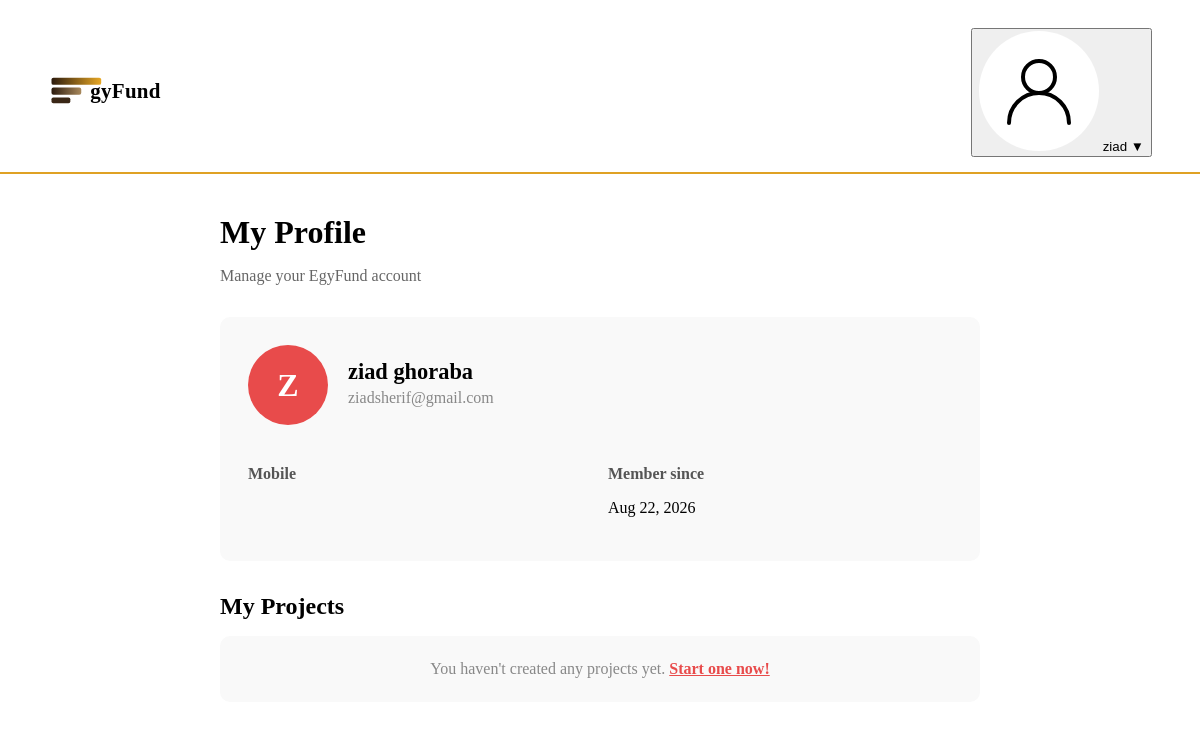
Before: /users/profile/ (signed in) with the older database file.
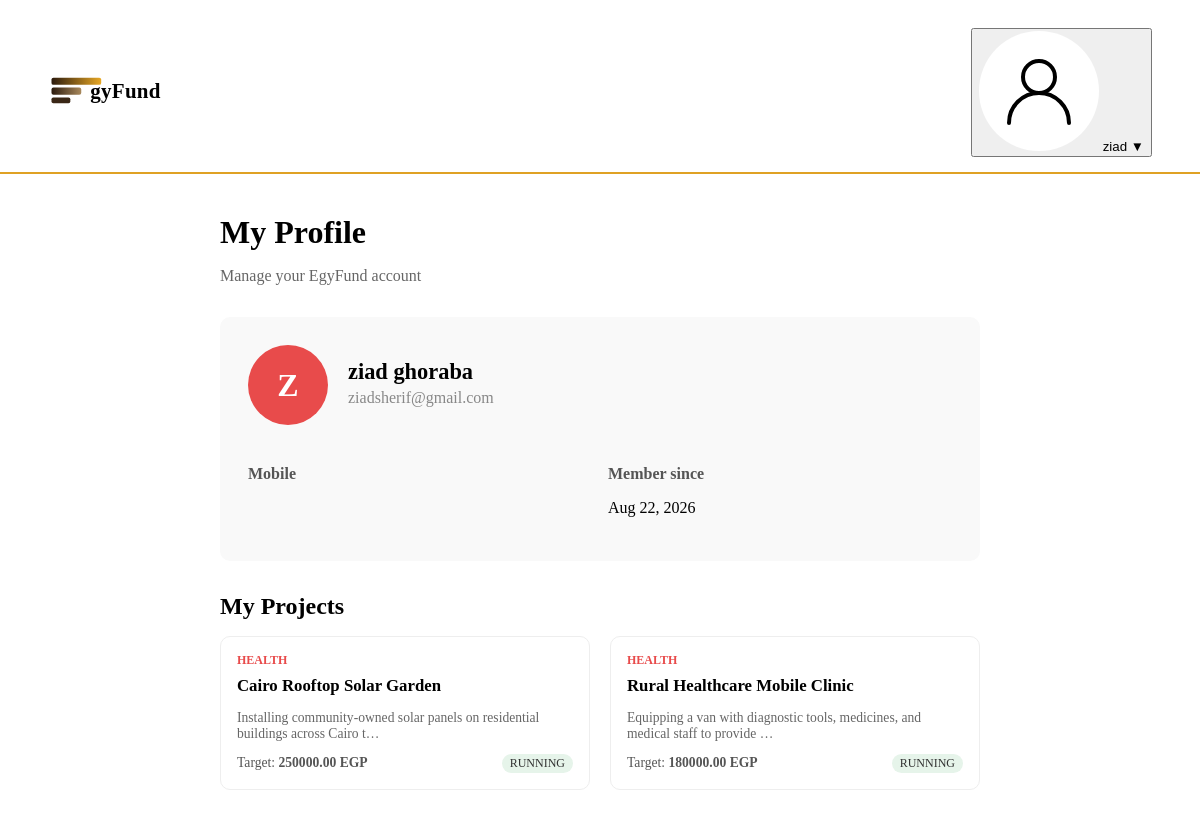
After: the same page with the newer database file.
### projects/models.py (models this page shows, shortened)
class Project(models.Model):
    class Status(models.TextChoices):
        DRAFT = "DRAFT", "Draft"
        RUNNING = "RUNNING", "Running"
        COMPLETED = "COMPLETED", "Completed"
        CANCELLED = "CANCELLED", "Cancelled"
    owner = models.ForeignKey(
        settings.AUTH_USER_MODEL,
        on_delete=models.CASCADE,
        related_name="projects"
    )
    category = models.ForeignKey(
        Category,
        on_delete=models.PROTECT,
        related_name="projects"
    )
    title = models.CharField(
        max_length=255
    )
    details = models.TextField()
    target_amount = models.DecimalField(
        max_digits=12,
        decimal_places=2
    )
    start_at = models.DateTimeField()
    end_at = models.DateTimeField()
    status = models.CharField(
        max_length=20,
        choices=Status.choices,
        default=Status.DRAFT
    )
    is_featured = models.BooleanField(
        default=False
    )
    cancelled_at = models.DateTimeField(
        blank=True,
        null=True
    )
    tags = models.ManyToManyField(
        Tag,
        through="ProjectTag",
        related_name="projects"
    )
    created_at = models.DateTimeField(
        auto_now_add=True
    )
    updated_at = models.DateTimeField(
        auto_now=True
    )

class Category(models.Model):
    name = models.CharField(
        max_length=100,
        unique=True
    )

### users/views.py (the view)
# urls.py: path('profile/', views.profile_view, name='profile'),
@login_required(login_url='/users/login/')
def profile_view(request):
    user = request.user
    user_projects = user.projects.all()
    context = {
        'user': user,
        'user_projects': user_projects,
    }
    return render(request, 'users/profile.html', context)

### users/templates/users/profile.html (shortened to what the changed rows need)
﻿{% load static %}
<!DOCTYPE html>
<html lang="en" dir="ltr">
<head>
    <link rel="stylesheet" href="{% static 'css/base/reset.css' %}">
    <link rel="stylesheet" href="{% static 'css/layout/header.css' %}">
    <link rel="stylesheet" href="{% static 'css/layout/footer.css' %}">
    <link rel="stylesheet" href="{% static 'css/pages/home.css' %}">
</head>
<body>
    <main style="max-width: 800px; margin: 40px auto; padding: 0 20px;">
        <h1 style="margin-bottom: 8px;">My Profile</h1>
        <section style="background: #f9f9f9; border-radius: 10px; padding: 28px; margin-bottom: 32px;">
            <div style="display: flex; align-items: center; gap: 20px; margin-bottom: 24px;">
                <div>
                    <h2 style="margin: 0; font-size: 1.4rem;">{{ user.first_name }} {{ user.last_name }}</h2>
                </div>
            </div>
        </section>
        <section>
            <h2 style="margin-bottom: 16px;">My Projects</h2>
            {% if user_projects %}
                <div style="display: grid; grid-template-columns: repeat(auto-fill, minmax(250px, 1fr)); gap: 20px;">
                    {% for project in user_projects %}
                        <article style="border: 1px solid #eee; border-radius: 10px; padding: 16px; background: #fff;">
                            <span style="font-size: 0.75rem; color: #e84b4b; font-weight: 700; text-transform: uppercase;">{{ project.category.name }}</span>
                            <h3 style="margin: 8px 0; font-size: 1.05rem;">
                                <a href="{% url 'projects:project_details' project.id %}" style="color: inherit; text-decoration: none;">{{ project.title }}</a>
                            </h3>
                            <p style="color: #666; font-size: 0.85rem; margin-bottom: 12px;">{{ project.details|truncatechars:80 }}</p>
                            <div style="display: flex; justify-content: space-between; align-items: center; font-size: 0.85rem;">
                                <span style="color: #555;">Target: <strong>{{ project.target_amount }} EGP</strong></span>
                                <span style="padding: 2px 8px; border-radius: 20px; background: {% if project.status == 'RUNNING' %}#e6f4ea{% elif project.status == 'COMPLETED' %}#e8f0fe{% else %}#fce8e6{% endif %}; color: #333; font-size: 0.75rem;">
                                    {{ project.status }}
                                </span>
                            </div>
                        </article>
                    {% endfor %}
                </div>
            {% else %}
                <p style="color: #888; padding: 24px; background: #f9f9f9; border-radius: 10px; text-align: center;">
                    You haven't created any projects yet.
                    <a href="{% url 'projects:create_project' %}" style="color: #e84b4b; font-weight: 600;">Start one now!</a>
                </p>
            {% endif %}
        </section>
    </main>
</body>
</html>

Changed rows visible on the page:
added Project: category.name "HEALTH", title "Cairo Rooftop Solar Garden", details "Installing community-owned solar panels on residential buildings across Cairo t…", target_amount "250000.00", status "RUNNING"
added Project: category.name "HEALTH", title "Rural Healthcare Mobile Clinic", details "Equipping a van with diagnostic tools, medicines, and medical staff to provide …", target_amount "180000.00", status "RUNNING"
Other visible differences:
text no longer shown: "You haven't created any projects yet. Start one now!"
